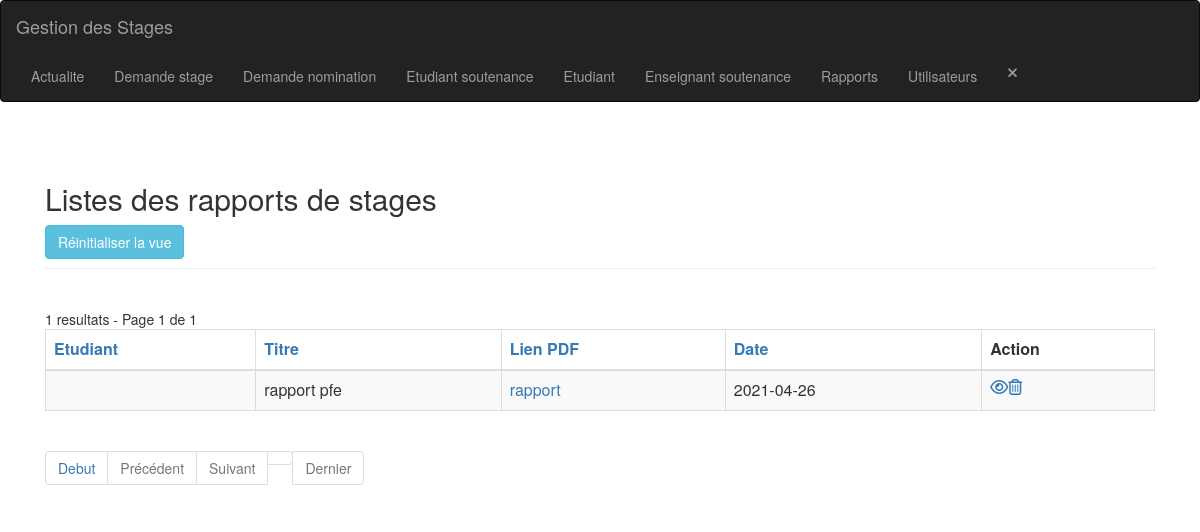
Page /rapport-index.php (signed in) on the earlier database version.
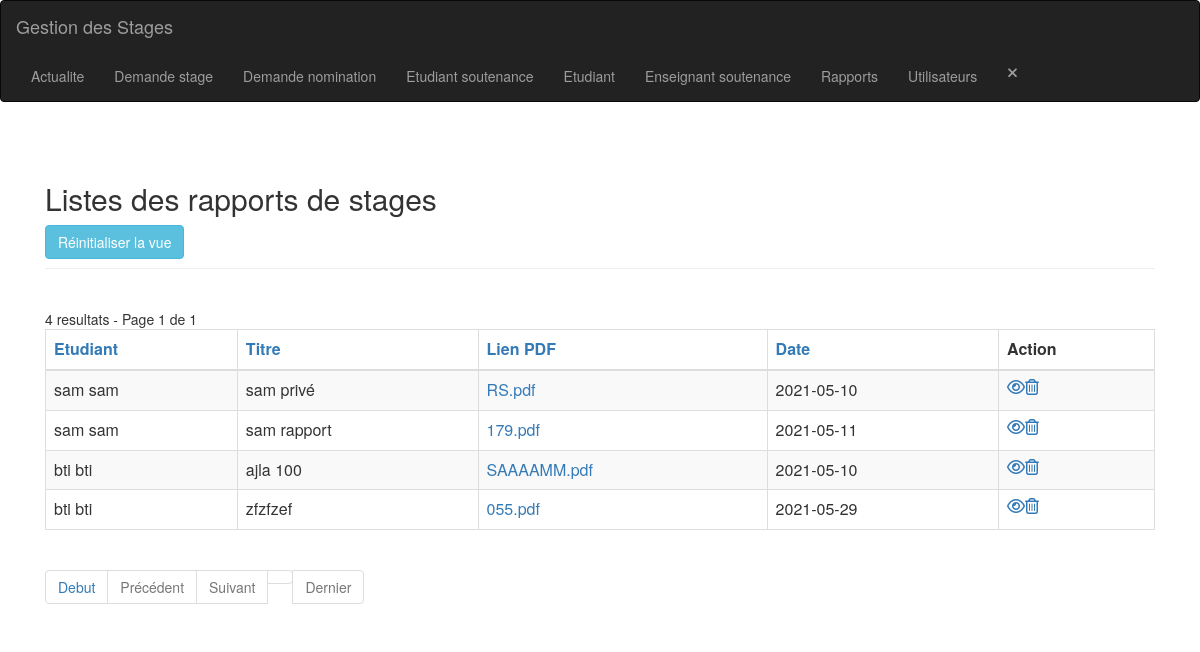
Same page on the later database version.
### tables this page shows
CREATE TABLE IF NOT EXISTS `rapport` (
  `id` int(11) NOT NULL AUTO_INCREMENT,
  `id_etudiant` int(11) NOT NULL,
  `titre` varchar(250) NOT NULL,
  `nom_pdf` varchar(250) NOT NULL,
  `date` date NOT NULL,
  `public` varchar(3) NOT NULL,
  PRIMARY KEY (`id`),
  KEY `rapport_ibfk_1` (`id_etudiant`)
);

CREATE TABLE IF NOT EXISTS `utilisateur` (
  `id` int(11) NOT NULL AUTO_INCREMENT,
  `nom` varchar(30) NOT NULL,
  `prenom` varchar(30) NOT NULL,
  `tel` int(30) NOT NULL,
  `email` varchar(50) NOT NULL,
  `adresse` varchar(50) NOT NULL,
  `cin` varchar(10) NOT NULL,
  `login` varchar(30) NOT NULL,
  `pwd` varchar(30) NOT NULL,
  `approuver` int(11) NOT NULL,
  `type` int(11) NOT NULL,
  PRIMARY KEY (`id`),
  UNIQUE KEY `login` (`login`)
);

### config.php (called while the page is built, shortened)
<?php
$no_of_records_per_page = 8;

### function.php (called while the page is built, shortened)
<?php
function getEtudiantName($link, $id)
{
    $nom = '';
    $sql = "SELECT nom,prenom FROM utilisateur WHERE id = $id";
    if ($stmt = mysqli_prepare($link, $sql)) {
        if (mysqli_stmt_execute($stmt)) {
            $result = mysqli_stmt_get_result($stmt);
            if (mysqli_num_rows($result) == 1) {
                $row = mysqli_fetch_array($result, MYSQLI_ASSOC);
                $nom = $row["nom"] . ' ' . $row["prenom"];
            }
        }
    }
    return $nom;
}

### rapport-index.php (the view, shortened to what the changed rows need)
<?php
include_once('header.php');
include_once('navbar.php');
include_once('function.php');
?>
<section class="pt-5">
    <div class="container-fluid">
        <div class="row">
            <div class="col-md-12">
                <div class="page-header clearfix">
                    <h2 class="float-left">Listes des rapports de stages</h2>
                </div>
                <br>
                <?php
                require_once "config.php";
                require_once "helpers.php";
                $domain     = $_SERVER['HTTP_HOST'];
                $script   = $_SERVER['SCRIPT_NAME'];
                $parameters   = $_SERVER['QUERY_STRING'];
                $protocol = strpos(strtolower($_SERVER['SERVER_PROTOCOL']), 'https')
                    === FALSE ? 'http' : 'https';
                $currenturl = $protocol . '://' . $domain . $script . '?' . $parameters;
                if (isset($_GET['pageno'])) {
                    $pageno = $_GET['pageno'];
                } else {
                    $pageno = 1;
                }
                $offset = ($pageno - 1) * $no_of_records_per_page;
                $total_pages_sql = "SELECT COUNT(*) FROM rapport";
                $result = mysqli_query($link, $total_pages_sql);
                $total_rows = mysqli_fetch_array($result)[0];
                $total_pages = ceil($total_rows / $no_of_records_per_page);
                $order = 'id';
                $sort = 'desc';
                if ($_SESSION['users']['type'] == 3) {
                    $sql = "SELECT * FROM rapport ORDER BY $order $sort LIMIT $offset, $no_of_records_per_page";
                    $count_pages = "SELECT * FROM rapport";
                }
                if (!empty($_GET['search'])) {
                    $search = ($_GET['search']);
                    $sql = "SELECT * FROM rapport
                            WHERE CONCAT (id_etudiant,titre,nom_pdf,date)
                            LIKE '%$search%'
                            ORDER BY $order $sort
                            LIMIT $offset, $no_of_records_per_page";
                    $count_pages = "SELECT * FROM rapport
                            WHERE CONCAT (id_etudiant,titre,nom_pdf,date)
                            LIKE '%$search%'
                            ORDER BY $order $sort";
                } else {
                    $search = "";
                }
                if ($result = mysqli_query($link, $sql)) {
                    if (mysqli_num_rows($result) > 0) {
                        if ($result_count = mysqli_query($link, $count_pages)) {
                            $total_pages = ceil(mysqli_num_rows($result_count) / $no_of_records_per_page);
                        }
                        $number_of_results = mysqli_num_rows($result_count);
                        echo " " . $number_of_results . " resultats - Page " . $pageno . " de " . $total_pages;
                        echo "<table class='table table-bordered table-striped'>";
                        echo "<thead>";
                        echo "<tr>";
                        echo "<th><a href=?search=$search&sort=&order=id_etudiant&sort=$sort>Etudiant</th>";
                        echo "<th><a href=?search=$search&sort=&order=titre&sort=$sort>Titre</th>";
                        echo "<th><a href=?search=$search&sort=&order=nom_pdf&sort=$sort>Lien PDF</th>";
                        echo "<th><a href=?search=$search&sort=&order=date&sort=$sort>Date</th>";
                        echo "<th>Action</th>";
                        echo "</tr>";
                        echo "</thead>";
                        echo "<tbody>";
                        while ($row = mysqli_fetch_array($result)) {
                            echo "<tr>";
                            echo "<td>" . getEtudiantName($link, $row['id_etudiant']) . "</td>";
                            echo "<td>" . $row['titre'] . "</td>";
                            echo "<td><a href='/stages_/stages/rapports/" . $row['nom_pdf'] . "'>" . $row['nom_pdf'] . "</a></td>";
                            echo "<td>" . $row['date'] . "</td>";
                            echo "<td>";
                            echo "<a href='rapport-read.php?id=" . $row['id'] . "' title='Afficher enregistrement' data-toggle='tooltip'><i class='far fa-eye'></i></a>";
                            if ($_SESSION['users']['type'] == 3) {
                                echo "<a href='rapport-delete.php?id=" . $row['id'] . "' title='Supprimer enregistrement' data-toggle='tooltip'><i class='far fa-trash-alt'></i></a>";
                            }
                            echo "</td>";
                            echo "</tr>";
                        }
                        echo "</tbody>";
                        echo "</table>";
                ?>
                        <ul class="pagination" align-right>
                            <?php
                            $new_url = preg_replace('/&?pageno=[^&]*/', '', $currenturl);
                            ?>
                            <li class="page-item"><a class="page-link" href="<?php echo $new_url . '&pageno=1' ?>">Debut</a></li>
                            <li class="page-item <?php if ($pageno <= 1) {
                                                        echo 'disabled';
                                                    } ?>">
                                <a class="page-link" href="<?php if ($pageno <= 1) {
                                                                echo '#';
                                                            } else {
                                                                echo $new_url . "&pageno=" . ($pageno - 1);
                                                            } ?>">Précédent</a>
                            </li>
                            <li class="page-item <?php if ($pageno >= $total_pages) {
                                                        echo 'disabled';
                                                    } ?>">
                                <a class="page-link" href="<?php if ($pageno >= $total_pages) {
                                                                echo '#';
                                                            } else {
                                                                echo $new_url . "&pageno=" . ($pageno + 1);
                                                            } ?>">Suivant</a>
                            </li>
                            <li class="page-item <?php if ($pageno >= $total_pages) {
                                                        echo 'disabled';
                                                    } ?>">
                                <a class="page-item"><a class="page-link" href="<?php echo $new_url . '&pageno=' . $total_pages; ?>">Dernier</a>
                            </li>
                        </ul>
                <?php
                    } else {
                        echo "<p class='lead'><em>Aucun enregistrement n'a été trouvé.</em></p>";
                    }
                } else {
                    echo "ERROR: Could not able to execute $sql. " . mysqli_error($link);
                }
                ?>
            </div>
        </div>
    </div>
</section>
<?php
include_once('footer.php');
?>
</body>
</html>

Differences in the rows shown:
removed rapport: titre "rapport pfe", nom_pdf "rapport", date "2021-04-26"
added rapport: id_etudiant.prenom "sam sam", titre "sam privé", nom_pdf "RS.pdf", date "2021-05-10"
added rapport: id_etudiant.prenom "sam sam", titre "sam rapport", nom_pdf "179.pdf", date "2021-05-11"
added rapport: id_etudiant.prenom "bti bti", titre "ajla 100", nom_pdf "SAAAAMM.pdf", date "2021-05-10"
added rapport: id_etudiant.prenom "bti bti", titre "zfzfzef", nom_pdf "055.pdf", date "2021-05-29"
Other differences:
$number_of_results: "1" → "4"
